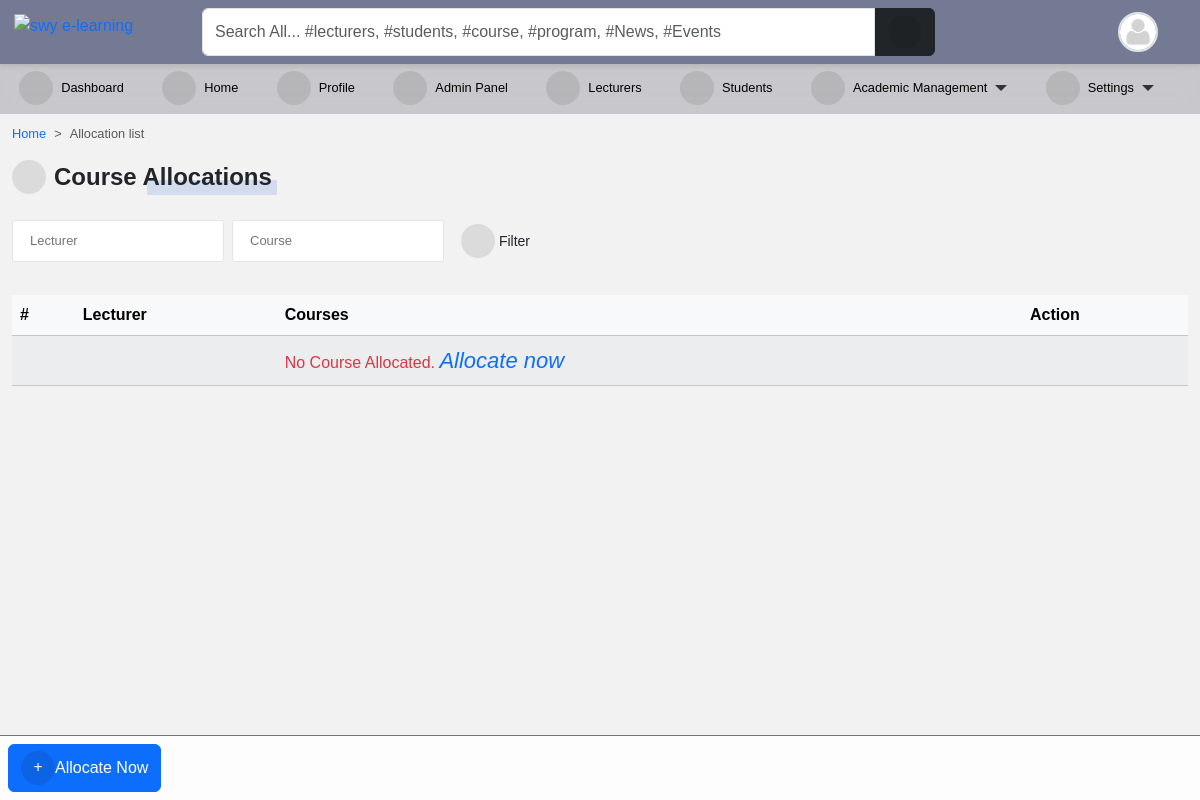
The page /programs/course/allocated/ (signed in) on the database as committed earlier.
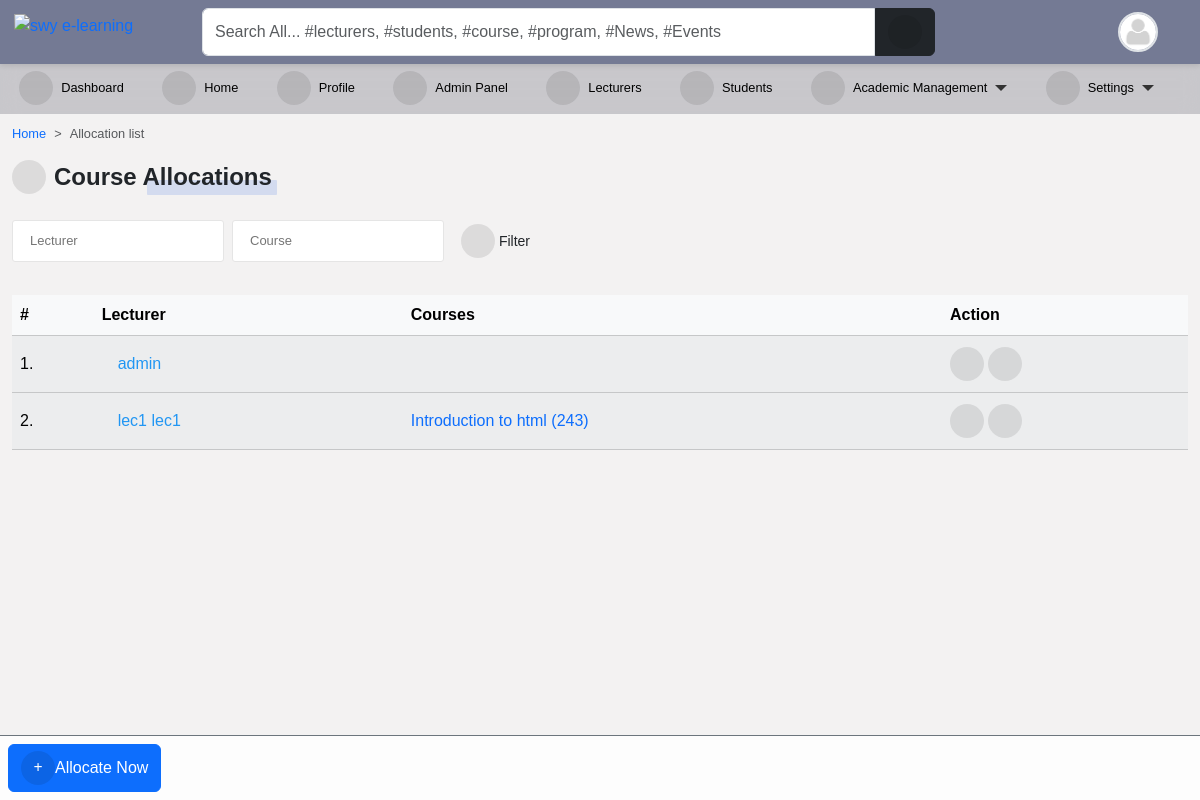
The same page on the database as committed later.
### course/models.py (models this page shows, shortened)
class CourseAllocation(models.Model):
    lecturer = models.ForeignKey(
        settings.AUTH_USER_MODEL,
        on_delete=models.CASCADE,
        related_name="allocated_lecturer",
    )
    courses = models.ManyToManyField(Course, related_name="allocated_course")
    session = models.ForeignKey(
        "core.Session", on_delete=models.CASCADE, blank=True, null=True
    )

class Course(models.Model):
    slug = models.SlugField(blank=True, unique=True)
    title = models.CharField(max_length=200, null=True)
    code = models.CharField(max_length=200, unique=True, null=True)
    credit = models.IntegerField(null=True, default=0)
    summary = models.TextField(max_length=200, blank=True, null=True)
    program = models.ForeignKey(Program, on_delete=models.CASCADE)
    level = models.CharField(max_length=25, choices=LEVEL, null=True)
    year = models.IntegerField(choices=YEARS, default=0)
    semester = models.CharField(choices=SEMESTER, max_length=200)
    is_elective = models.BooleanField(default=False, blank=True, null=True)
    objects = CourseManager()
    def __str__(self):
        return "{0} ({1})".format(self.title, self.code)
    def get_absolute_url(self):
        return reverse("course_detail", kwargs={"slug": self.slug})

### accounts/models.py (models this page shows, shortened)
class User(AbstractUser):
    is_student = models.BooleanField(default=False)
    is_lecturer = models.BooleanField(default=False)
    gender = models.CharField(max_length=1, choices=GENDERS, blank=True, null=True)
    phone = models.CharField(max_length=60, blank=True, null=True)
    address = models.CharField(max_length=60, blank=True, null=True)
    picture = models.ImageField(
        upload_to="profile_pictures/%y/%m/%d/", default="default.png", null=True
    )
    email = models.EmailField(blank=True, null=True)
    username_validator = ASCIIUsernameValidator()
    objects = CustomUserManager()
    class Meta:
        ordering = ("-date_joined",)
    @property
    def get_full_name(self):
        full_name = self.username
        if self.first_name and self.last_name:
            full_name = self.first_name + " " + self.last_name
        return full_name
    @property
    def get_user_role(self):
        if self.is_superuser:
            role = "Admin"
        elif self.is_student:
            role = "Student"
        elif self.is_lecturer:
            role = "Lecturer"
        return role
    def get_absolute_url(self):
        return reverse("profile_single", kwargs={"id": self.id})

### course/views.py (the view)
@method_decorator([login_required(login_url='login')], name="dispatch")
class CourseAllocationFilterView(FilterView):
    filterset_class = CourseAllocationFilter
    template_name = "course/course_allocation_view.html"
    def get_context_data(self, **kwargs):
        context = super().get_context_data(**kwargs)
        context["title"] = "Course Allocations"
        return context

### templates/course/course_allocation_view.html (shortened to what this page needs)
{% extends 'base.html' %}
{% block content %}
<nav style="--bs-breadcrumb-divider: '>';" aria-label="breadcrumb">
    <ol class="breadcrumb">
        <li class="breadcrumb-item"><a href="/">Home</a></li>
        <li class="breadcrumb-item active" aria-current="page">Allocation list</li>
    </ol>
</nav>
{% if request.user.is_superuser %}
<div class="manage-wrap">
    <a class="btn btn-primary" href="{% url 'course_allocation' %}"><i class="fas fa-plus"></i>Allocate Now</a>
</div>
{% endif %}
<div class="title-1"><i class="fas fa-tasks"></i>Course Allocations</div>
<br>
<br>
{% include 'snippets/filter_form.html' %}
<div class="table-responsive table-shadow p-0 mt-4">
    <table class="table table-light table-striped">
        <thead>
            <tr>
                <th>#</th>
                <th>Lecturer</th>
                <th>Courses</th>
                {% if request.user.is_superuser %}
                <th>Action</th>
                {% endif %}
            </tr>
        </thead>
        {% for course in filter.qs %}
        <tbody>
            <tr>
                <td> {{ forloop.counter }}.</td>
                <td><a href="{{ course.lecturer.get_absolute_url }}">{{ course.lecturer.get_full_name }}</a></td>
                <td><div class="flex">{% for i in course.courses.all %}
                        <div class="flex"><a class="edit-btn" href="{{ i.get_absolute_url }}">{{ i }}</a></div>
                    {% endfor %}</div>
                </td>
                {% if request.user.is_superuser %}
                <td><div class="update-delete">
                    <a href="{% url 'edit_allocated_course' pk=course.pk %}" class="update" title="Edit or Update">
                        <i class="fas fa-edit"></i>
                    </a>
                    <a href="{% url 'course_deallocate' pk=course.pk %}" class="delete" title="Deallocate">
                        <i class="fas fa-trash-alt"></i>
                    </a>
                    </div>
                </td>
                {% endif %}
            </tr>
            {% empty %}
            <tr>
              <td></td>
              <td></td>
              <td>
                <span class="text-danger">No Course Allocated.
                    {% if request.user.is_superuser %}
                    <a href="{% url 'course_allocation' %}">
                    <i class="primary" style="font-size: 22px;">
                    Allocate now
                    </i>
                    {% endif %}
                    </a>
                </span>
                </td>
              <td></td>
            </tr>
        {% endfor %}
    </table>
</div>
{% endblock content %}

Rows that differ between the two databases and show on the page:
added CourseAllocation: lecturer.get_full_name "admin"
added CourseAllocation: lecturer.get_full_name "lec1 lec1"
added Course: title+code "Introduction to html (243)"
Other text that changed with them:
text no longer shown: "No Course Allocated. Allocate now"
